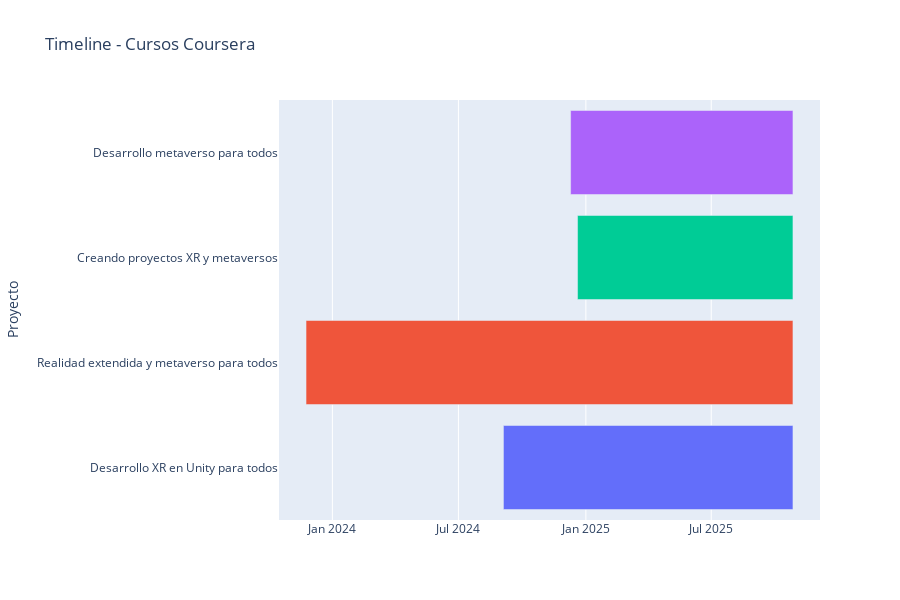

The notebook cell saved with this chart:
### Code cell
coursera = pd.DataFrame({
    "Proyecto": [
        "Desarrollo XR en Unity para todos",
        "Realidad extendida y metaverso para todos",
        "Creando proyectos XR y metaversos",
        "Desarrollo metaverso para todos"
    ],
    "Inicio": [
        "2024-09-04",
        "2023-11-24",
        "2024-12-20",
        "2024-12-10"
    ],
    "Fin": [
        "2025-10-27",  # En curso hasta hoy
        "2025-10-27",
        "2025-10-27",
        "2025-10-27"
    ]
})

fig_coursera = px.timeline(
    coursera,
    x_start="Inicio",
    x_end="Fin",
    y="Proyecto",
    color="Proyecto",
    title="Timeline - Cursos Coursera"
)
fig_coursera.update_yaxes(autorange="reversed")
fig_coursera.update_layout(height=600, showlegend=False)
fig_coursera.show()

### Figure 1 — Plotly figure (JSON) as saved in the notebook; plotly's stock layout.template omitted (floating-point values rounded to 4 significant figures)
{"data": [{"alignmentgroup": "True", "base": ["2024-09-04"], "hovertemplate": "Proyecto=%{y}<br>Inicio=%{base}<br>Fin=%{x}<extra></extra>", "legendgroup": "Desarrollo XR en Unity para todos", "marker": {"color": "#636efa", "pattern": {"shape": ""}}, "name": "Desarrollo XR en Unity para todos", "offsetgroup": "Desarrollo XR en Unity para todos", "orientation": "h", "showlegend": true, "textposition": "auto", "type": "bar", "x": [36115200000], "xaxis": "x", "y": ["Desarrollo XR en Unity para todos"], "yaxis": "y"}, {"alignmentgroup": "True", "base": ["2023-11-24"], "hovertemplate": "Proyecto=%{y}<br>Inicio=%{base}<br>Fin=%{x}<extra></extra>", "legendgroup": "Realidad extendida y metaverso para todos", "marker": {"color": "#EF553B", "pattern": {"shape": ""}}, "name": "Realidad extendida y metaverso para todos", "offsetgroup": "Realidad extendida y metaverso para todos", "orientation": "h", "showlegend": true, "textposition": "auto", "type": "bar", "x": [60739200000], "xaxis": "x", "y": ["Realidad extendida y metaverso para todos"], "yaxis": "y"}, {"alignmentgroup": "True", "base": ["2024-12-20"], "hovertemplate": "Proyecto=%{y}<br>Inicio=%{base}<br>Fin=%{x}<extra></extra>", "legendgroup": "Creando proyectos XR y metaversos", "marker": {"color": "#00cc96", "pattern": {"shape": ""}}, "name": "Creando proyectos XR y metaversos", "offsetgroup": "Creando proyectos XR y metaversos", "orientation": "h", "showlegend": true, "textposition": "auto", "type": "bar", "x": [26870400000], "xaxis": "x", "y": ["Creando proyectos XR y metaversos"], "yaxis": "y"}, {"alignmentgroup": "True", "base": ["2024-12-10"], "hovertemplate": "Proyecto=%{y}<br>Inicio=%{base}<br>Fin=%{x}<extra></extra>", "legendgroup": "Desarrollo metaverso para todos", "marker": {"color": "#ab63fa", "pattern": {"shape": ""}}, "name": "Desarrollo metaverso para todos", "offsetgroup": "Desarrollo metaverso para todos", "orientation": "h", "showlegend": true, "textposition": "auto", "type": "bar", "x": [27734400000], "xaxis": "x", "y": ["Desarrollo metaverso para todos"], "yaxis": "y"}], "layout": {"barmode": "overlay", "height": 600, "legend": {"title": {"text": "Proyecto"}, "tracegroupgap": 0}, "showlegend": false, "title": {"text": "Timeline - Cursos Coursera"}, "xaxis": {"anchor": "y", "domain": [0, 1], "type": "date"}, "yaxis": {"anchor": "x", "autorange": "reversed", "categoryarray": ["Desarrollo metaverso para todos", "Creando proyectos XR y metaversos", "Realidad extendida y metaverso para todos", "Desarrollo XR en Unity para todos"], "categoryorder": "array", "domain": [0, 1], "title": {"text": "Proyecto"}}}}
